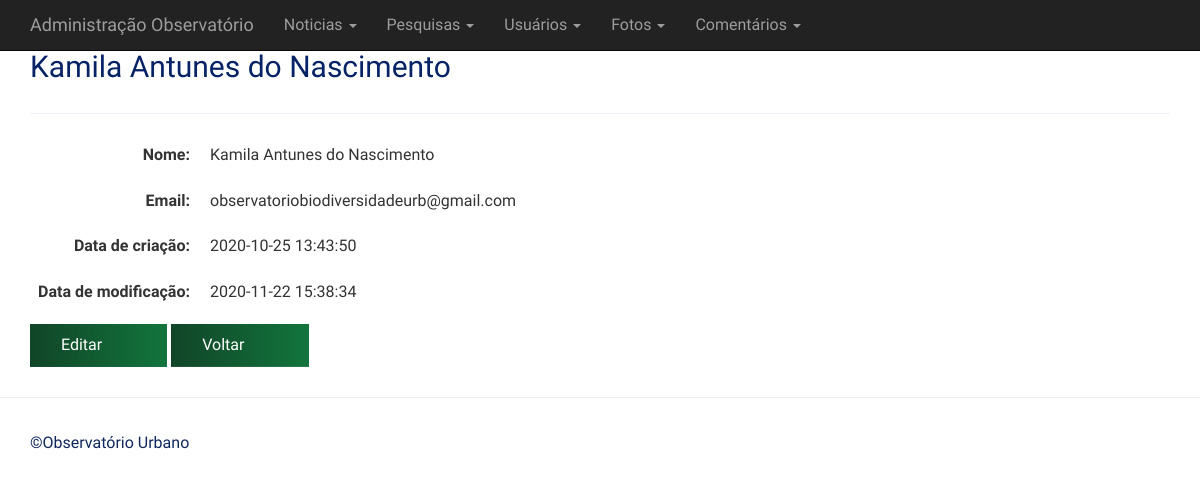
Page /adm/usuario/view.php?id=1 on the committed database.
### tables this page shows
CREATE TABLE `usuario` (
  `id` int(11) NOT NULL COMMENT 'Chave da tabela',
  `nome` varchar(60) NOT NULL COMMENT 'Nome do usuário',
  `email` text NOT NULL COMMENT 'E-mail do usuário',
  `senha` text NOT NULL COMMENT 'Senha do usuário',
  `adm` tinyint(1) NOT NULL COMMENT 'Valida se o usuário é um administrador',
  `criacao` datetime NOT NULL COMMENT 'Data de Criação',
  `modificacao` datetime DEFAULT NULL COMMENT 'Data de modificação'
);

### adm/inc/database.php (called while the page is built, shortened)
<?php
function open_database() {
	try {
		$conn = new mysqli(DB_HOST, DB_USER, DB_PASSWORD, DB_NAME);
		return $conn;
	} catch (Exception $e) {
		echo $e->getMessage();
		return null;
	}
}
function find( $table = null, $id = null ) {
	$database = open_database();
	$found = null;
	try {
	  if ($id) {
	    $sql = "SELECT * FROM " . $table . " WHERE id = " . $id;
	    $result = $database->query($sql);
	    if ($result->num_rows > 0) {
	      $found = $result->fetch_assoc();
	    }
	  } else {
	    $sql = "SELECT * FROM " . $table;
	    $result = $database->query($sql);
	    if ($result->num_rows > 0) {
	      $found = $result->fetch_all(MYSQLI_ASSOC);
	    }
	  }
	} catch (Exception $e) {
	  $_SESSION['message'] = $e->GetMessage();
	  $_SESSION['type'] = 'danger';
  }
    return $found;
}

### adm/usuario/functions.php (called while the page is built, shortened)
<?php
function view($id = null) {
	$customer = find('usuario', $id);
  }

### adm/usuario/view.php (the view, shortened to what this page needs)
<?php
	require_once('functions.php');
	view($_GET['id']);
?>
<h2><?php echo $customer['nome']; ?></h2>
<hr>
<dl class="dl-horizontal">
	<dt>Nome:</dt>
	<dd><?php echo $customer['nome']; ?></dd>
	<br/>
	<dt>Email:</dt>
	<dd><?php echo $customer['email']; ?></dd>
	<br/>
	<dt>Data de criação:</dt>
	<dd><?php echo $customer['criacao']; ?></dd>
	<br/>
	<dt>Data de modificação:</dt>
	<dd><?php echo $customer['modificacao']; ?></dd>
</dl>
<div id="actions" class="row">
	<div class="col-md-12">
	  <a href="edit.php?id=<?php echo $customer['id']; ?>" class="btn btn-primary">Editar</a>
	  <a href="index.php" class="btn btn-default">Voltar</a>
	</div>
</div>

### adm/inc/header.php (style rules this page uses)
body { padding-top: 50px; padding-bottom: 20px; }

### rows in the picture
usuario: nome "Kamila Antunes do Nascimento", email "observatoriobiodiversidadeurb@gmail.com", criacao "2020-10-25 13:43:50", modificacao "2020-11-22 15:38:34"
